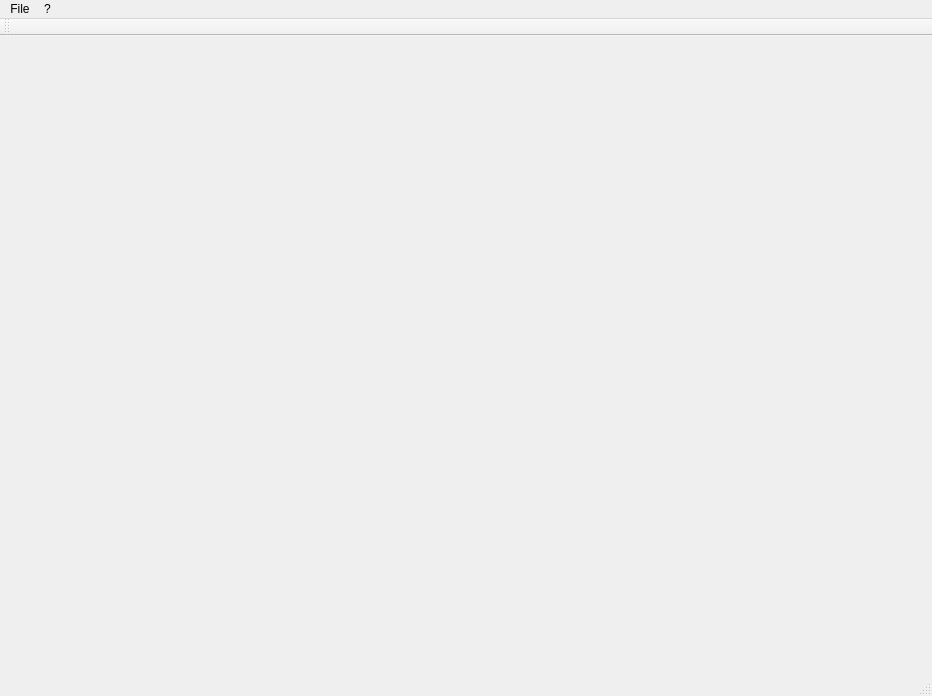
<?xml version="1.0" encoding="UTF-8"?>
<ui version="4.0">
 <class>MainWindow</class>
 <widget class="QMainWindow" name="MainWindow">
  <property name="geometry">
   <rect>
    <x>0</x>
    <y>0</y>
    <width>932</width>
    <height>696</height>
   </rect>
  </property>
  <property name="windowTitle">
   <string>MainWindow</string>
  </property>
  <widget class="QWidget" name="centralWidget">
   <property name="sizePolicy">
    <sizepolicy hsizetype="Expanding" vsizetype="Expanding">
     <horstretch>0</horstretch>
     <verstretch>0</verstretch>
    </sizepolicy>
   </property>
   <property name="autoFillBackground">
    <bool>true</bool>
   </property>
   <layout class="QVBoxLayout" name="verticalLayout_2"/>
  </widget>
  <widget class="QMenuBar" name="menuBar">
   <property name="geometry">
    <rect>
     <x>0</x>
     <y>0</y>
     <width>932</width>
     <height>19</height>
    </rect>
   </property>
   <property name="locale">
    <locale language="English" country="UnitedStates"/>
   </property>
   <widget class="QMenu" name="menuFile">
    <property name="title">
     <string>File</string>
    </property>
    <addaction name="actionQuit"/>
   </widget>
   <widget class="QMenu" name="menu">
    <property name="title">
     <string>?</string>
    </property>
    <addaction name="actionAbout"/>
   </widget>
   <addaction name="menuFile"/>
   <addaction name="menu"/>
  </widget>
  <widget class="QToolBar" name="mainToolBar">
   <attribute name="toolBarArea">
    <enum>TopToolBarArea</enum>
   </attribute>
   <attribute name="toolBarBreak">
    <bool>false</bool>
   </attribute>
  </widget>
  <widget class="QStatusBar" name="statusBar"/>
  <action name="actionQuit">
   <property name="text">
    <string>Quit</string>
   </property>
  </action>
  <action name="actionAbout">
   <property name="text">
    <string>About</string>
   </property>
  </action>
 </widget>
 <layoutdefault spacing="6" margin="11"/>
 <resources/>
 <connections>
  <connection>
   <sender>actionQuit</sender>
   <signal>triggered()</signal>
   <receiver>MainWindow</receiver>
   <slot>close()</slot>
   <hints>
    <hint type="sourcelabel">
     <x>-1</x>
     <y>-1</y>
    </hint>
    <hint type="destinationlabel">
     <x>360</x>
     <y>277</y>
    </hint>
   </hints>
  </connection>
 </connections>
</ui>
